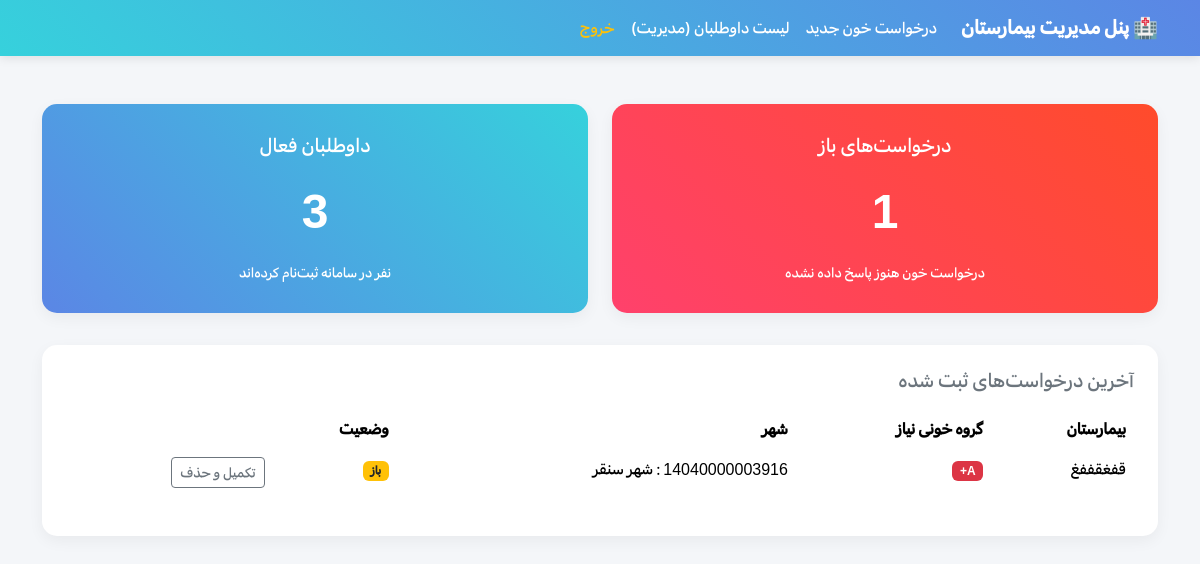
/dashboard_view, run on an earlier commit of the app's database.
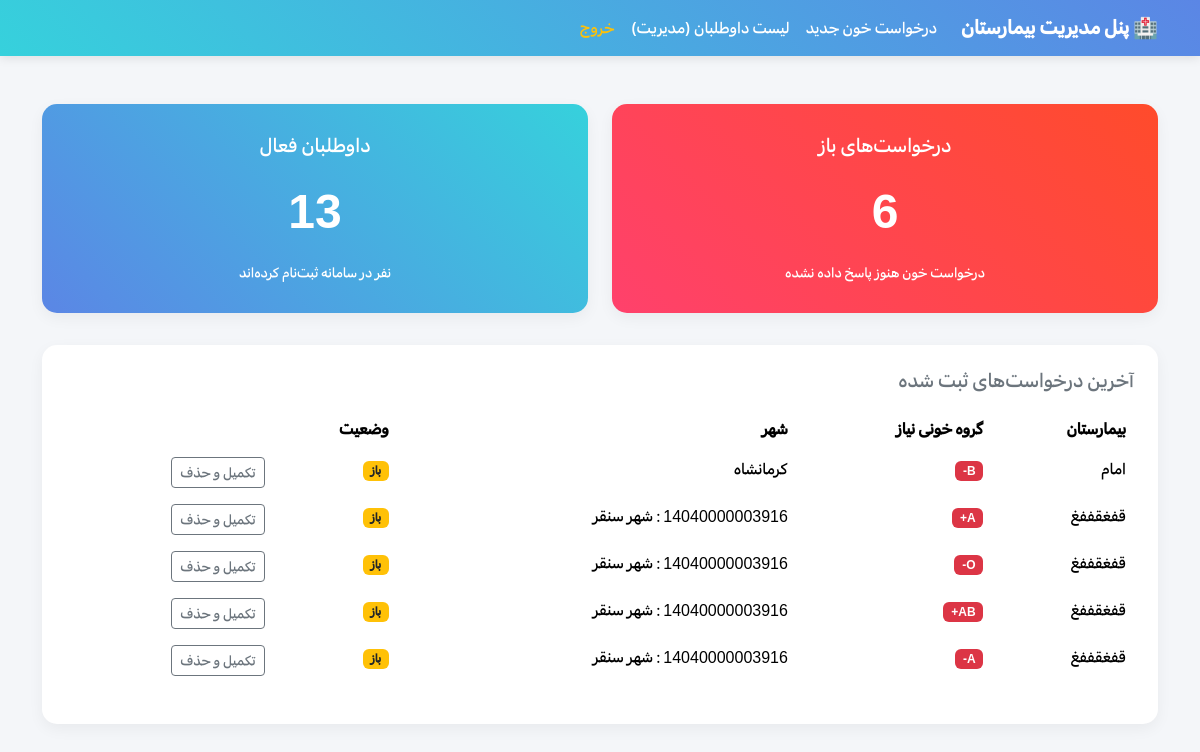
And on a later commit of the database.
### tables this page shows
CREATE TABLE requests (
            id INTEGER PRIMARY KEY AUTOINCREMENT,
            hospital_name TEXT NOT NULL,
            needed_blood_type TEXT NOT NULL,
            city TEXT NOT NULL,
            is_resolved INTEGER DEFAULT 0
        );

### app.py (the view)
@app.route('/dashboard_view')
def dashboard_view():
    conn = get_db_connection()
    total_donors = conn.execute("SELECT COUNT(*) FROM donors").fetchone()[0]
    open_requests = conn.execute("SELECT COUNT(*) FROM requests WHERE is_resolved = 0").fetchone()[0]
    latest_requests = conn.execute("SELECT * FROM requests ORDER BY id DESC LIMIT 5").fetchall()
    conn.close()
    return render_template('hospital_dashboard.html',
                        total_donors=total_donors,
                        open_requests=open_requests,
                        latest_requests=latest_requests)

### app.py (called while the page is built)
def get_db_connection():
    conn = sqlite3.connect('database.db')
    conn.row_factory = sqlite3.Row
    return conn

### templates/hospital_dashboard.html (shortened to what this page needs)
<!DOCTYPE html>
<html lang="fa" dir="rtl">
<head>
    <link href="https://cdn.jsdelivr.net/npm/bootstrap@5.3.3/dist/css/bootstrap.rtl.min.css" rel="stylesheet">
</head>
<body>
    <nav class="navbar navbar-expand-lg">
        <div class="container">
            <a class="navbar-brand text-white fw-bold" href="/hospital/dashboard">🏥 پنل مدیریت بیمارستان</a>
            <ul class="navbar-nav me-auto">
                <li class="nav-item"><a class="nav-link text-white" href="/request">درخواست خون جدید</a></li>
                <li class="nav-item"><a class="nav-link text-white" href="/hospital/manage_donors">لیست داوطلبان
                        (مدیریت)</a></li>
                <li class="nav-item"><a class="nav-link text-warning" href="/">خروج</a></li>
            </ul>
        </div>
    </nav>
    <div class="container mt-5">
        <div class="row">
            <div class="col-md-6 mb-4">
                <div class="card stat-card bg-red">
                    <h5>درخواست‌های باز</h5>
                    <p class="mt-2" style="font-size: 3rem; font-weight: 800;">{{ open_requests }}</p>
                    <small>درخواست خون هنوز پاسخ داده نشده</small>
                </div>
            </div>
            <div class="col-md-6 mb-4">
                <div class="card stat-card bg-blue">
                    <h5>داوطلبان فعال</h5>
                    <p class="mt-2" style="font-size: 3rem; font-weight: 800;">{{ total_donors }}</p>
                    <small>نفر در سامانه ثبت‌نام کرده‌اند</small>
                </div>
            </div>
        </div>
        <div class="card p-4 mt-2">
            <h5 class="text-secondary mb-3">آخرین درخواست‌های ثبت شده</h5>
            <table class="table table-borderless">
                <thead style="background-color: #f8f9fa; color: #333;">
                    <tr>
                        <th>بیمارستان</th>
                        <th>گروه خونی نیاز</th>
                        <th>شهر</th>
                        <th>وضعیت</th>
                    </tr>
                </thead>
                <tbody>
                    {% for req in latest_requests %}
                    <tr>
                        <td>{{ req['hospital_name'] }}</td>
                        <td><span class="badge bg-danger">{{ req['needed_blood_type'] }}</span></td>
                        <td>{{ req['city'] }}</td>
                        <td><span class="badge bg-warning text-dark">باز</span></td>
                        <td>
                            <form action="/close_request/{{ req['id'] }}" method="POST" style="display:inline;"
                                onsubmit="return confirm('آیا این درخواست برطرف شده و می‌خواهی آن را حذف کنی؟');">
                                <button type="submit" class="btn btn-sm btn-outline-secondary">تکمیل و حذف</button>
                            </form>
                        </td>
                    </tr>
                    {% else %}
                    <tr>
                        <td colspan="5" class="text-center text-muted py-3">هیچ درخواستی ثبت نشده است.</td>
                    </tr>
                    {% endfor %}
                </tbody>
            </table>
        </div>
    </div>
</body>
</html>

What changed in the data, as far as the page shows it:
added requests: hospital_name "امام", needed_blood_type "B-", city "کرمانشاه"
added requests: hospital_name "قفغقففغ", needed_blood_type "O-", city "14040000003916 : شهر سنقر"
added requests: hospital_name "قفغقففغ", needed_blood_type "AB+", city "14040000003916 : شهر سنقر"
added requests: hospital_name "قفغقففغ", needed_blood_type "A-", city "14040000003916 : شهر سنقر"
Also different on the page:
{{ open_requests }}: "1" → "6"
{{ total_donors }}: "3" → "13"
